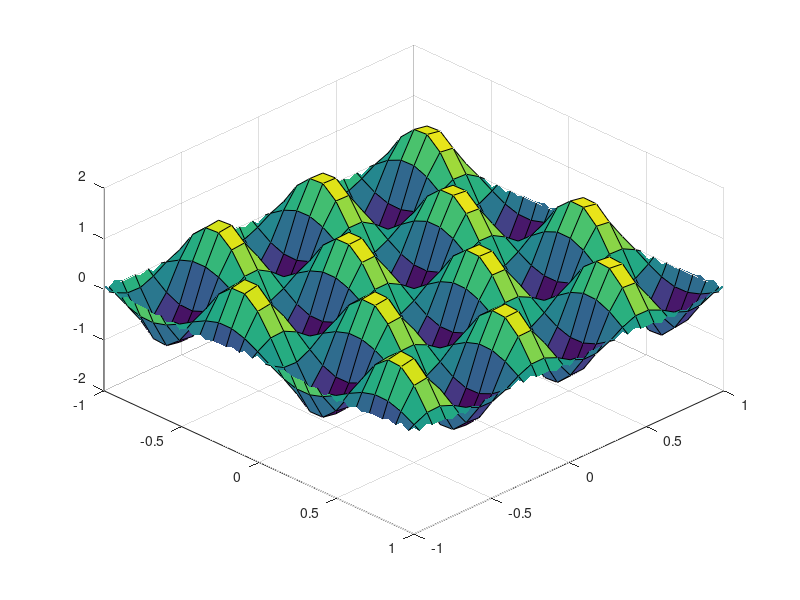
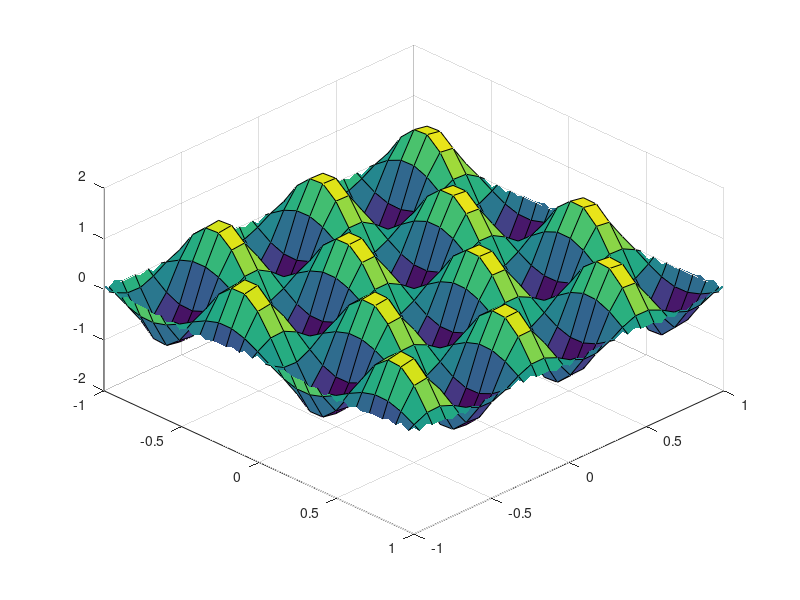
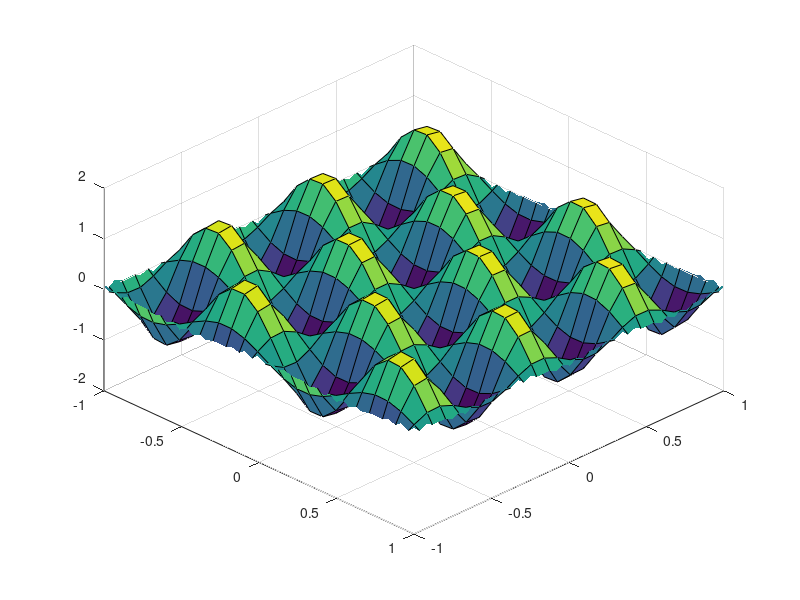
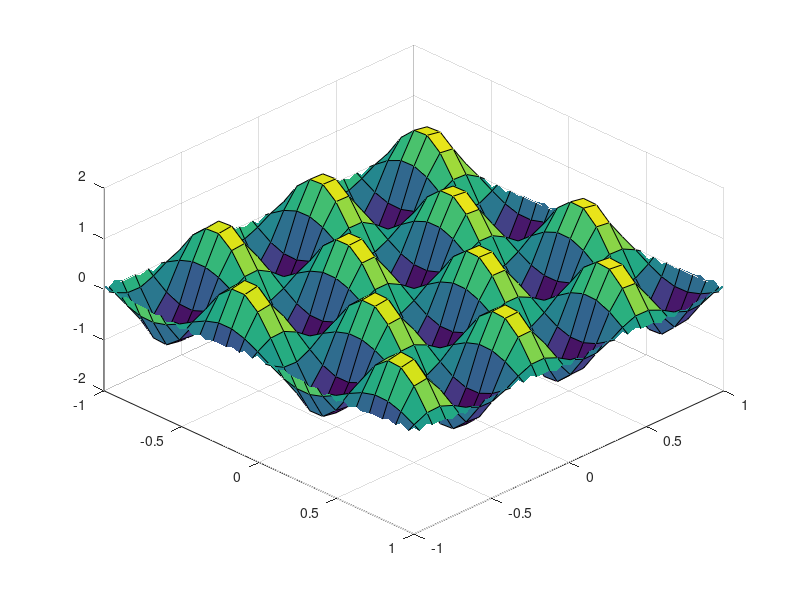

These figures' MATLAB source, in order:
% DigiPen Bilbao
%
% PHY250 Spring 2021
%
% Asier Azpiri Iriarte
% asier.azpiri@digipen.edu
% 11/29/2021
%
%===============================================================================
function StandingWave
  
  %Initialize arrays for X and Y
  X = linspace(-4*pi,4*pi,300);
  Y = linspace(-4*pi,4*pi,300);
  %Initialize the grid
  [XX,YY] = meshgrid(X,Y);
  %Time lapse between frames
  dTime = 0.05;
  %Set up the harmonics
  n = 2;
  m = 3;
  
  for i = 1:300
    %Increase time
    Time = dTime * i;
    %Z is computed by the following formula (explained in class)
    Z = sin(n*pi*XX).*sin(m*pi*YY).*cos(Time);
  
    %Set up the figure
    S = surf(X,Y,Z);
    axis([-1,1,-1,1,-2,2]);  
    view(45,45); 
    
    %Plot the figure
    filename = sprintf('C:\\Users\\34650\\Desktop\\PHY250_HW5\\Exercise1\\%05d.jpg',i);
    print(filename);
  endfor
  
endfunction
